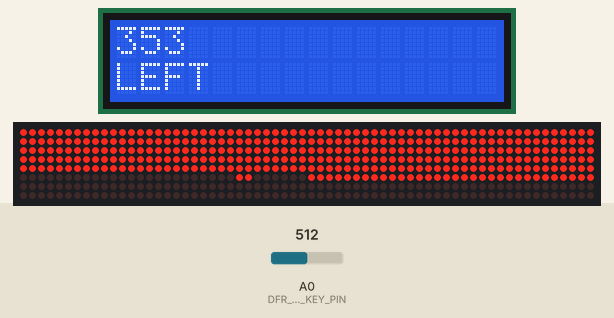
This sketch was run on a simulated Arduino Uno, built with avr-gcc and run on an emulated ATmega328P. On the bench: 16×2 character LCD, 64×8 LED matrix. The test bench sets the inputs (shaded band); at power-on: A0 (DFR_LCD_KEYPAD_KEY_PIN) = 512. Random numbers use the default seed unless the sketch sets one.

Above: at 2.3 s.
2.4 s: A0 (DFR_LCD_KEYPAD_KEY_PIN) set to 716
At 4.0 s:
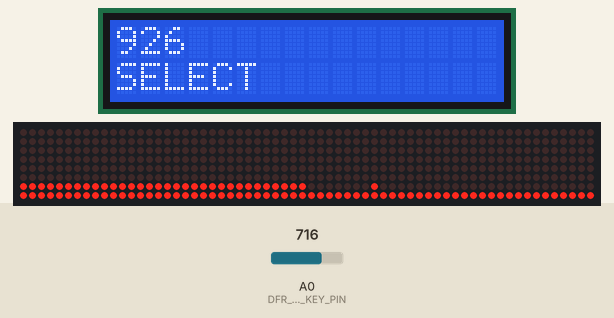
7.1 s: A0 (DFR_LCD_KEYPAD_KEY_PIN) set to 900
At 9.39 s:
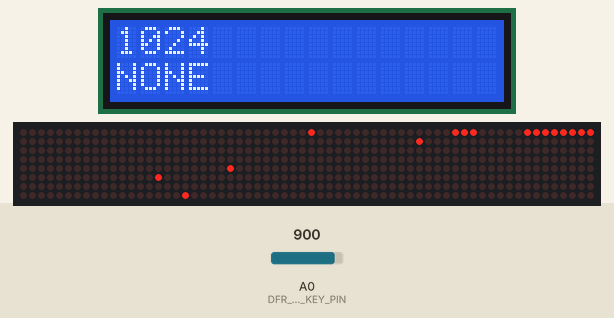
10.1 s: A0 (DFR_LCD_KEYPAD_KEY_PIN) set to 991
12.5 s: A0 (DFR_LCD_KEYPAD_KEY_PIN) set to 1009
At 13.7 s:
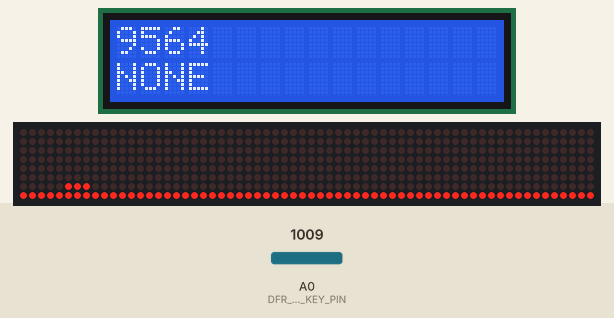
15.5 s: A0 (DFR_LCD_KEYPAD_KEY_PIN) set to 511
18.5 s: A0 (DFR_LCD_KEYPAD_KEY_PIN) set to 306
At 20.9 s:
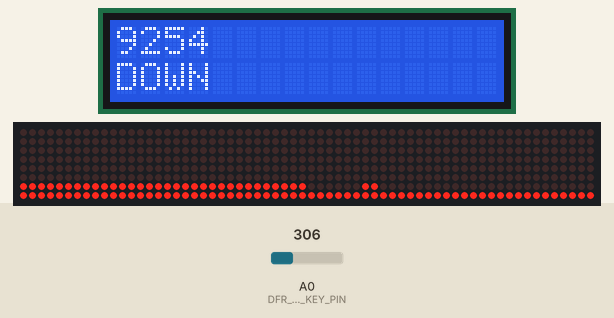
Timing chart, 0 to 22.4 s (numbered marks = the images above; inputs shaded):
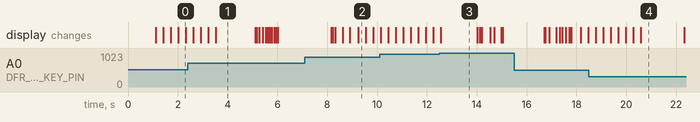

The sketch:

main.ino
```cpp
// Demo of a Keypad LCD Shield
// Common design sold by DFRobot, various vendors on eBay etc

#include <stdlib.h>
#include <LiquidCrystal.h>
#include <DFR_LCD_Keypad.h>
#include <LedControl.h>


LiquidCrystal lcd(8,9,4,5,6,7);
DFR_LCD_Keypad keypad(A0, &lcd);

#define N_LMODS 8
LedControl led(11, 12, 13, N_LMODS);

int last_key, key;

void setup()
{
    pinMode(13, OUTPUT);
    digitalWrite(13, HIGH);

    pinMode(10, INPUT);
    lcd.begin(16,2);
    lcd.clear();
    lcd.setCursor(0, 0);

    for (int i=0; i < N_LMODS; ++i)
    {
        /*The MAX72XX is in power-saving mode on startup*/
        led.shutdown(i, false);
        /* Set the brightness to a medium values */
        led.setIntensity(i, 1);
        /* and clear the display */
        led.clearDisplay(i);
    }
    delay(1000);
}


void loop()
{
    unsigned long n = 0;
    long rnd;
    int d, r, c;
    char b[16];
    char buf[4];
    char flag = 0;

    while (n<1024) {
        flag = flag ? 0 : 1;
        //delay(500);
        for (r=0; r<8; ++r) {
            for (d=0; d<N_LMODS; ++d) {
                // delay(50);
                for (c=0; c<8; ++c) {
                    // delay(50);
                    led.setLed(d, r, c, flag);
                    delay(1);

                    snprintf(b, 16, "%lu", ++n);
                    lcd.setCursor(0, 0);
                    lcd.print(b);

                    last_key = keypad.get_last_key();
                    key      = keypad.read_key();
                    // only clear and update the LCD if they key state has changed
                    if (key != last_key) {
                        // key has changed

                        lcd.setCursor(0, 1);
                        // print the key selection to the LCD
                        switch (key) {
                        case KEY_RIGHT:
                            lcd.print("RIGHT ");
                            break;
                        case KEY_UP:
                            lcd.print("UP    ");
                            break;
                        case KEY_DOWN:
                            lcd.print("DOWN  ");
                            break;
                        case KEY_LEFT:
                            lcd.print("LEFT  ");
                            break;
                        case KEY_SELECT:
                            lcd.print("SELECT");
                            break;
                        case KEY_NONE:
                        default:
                            lcd.print("NONE  ");
                            break;
                        }
                    }
                }
            }
        }
    }

    for (int i=0; i < N_LMODS; ++i)
        led.clearDisplay(i);

    n = 0;
    while (n<3000) {
        ++n;

        rnd = random();
        d = rnd & 0b000000000111;
        r = (rnd & 0b000001110000) >> 4;
        c = (rnd & 0b011100000000) >> 8;
        led.setLed(d, r, c, 1);
    }

    n = 0;
    while (n<3000) {
        ++n;

        rnd = random();
        d = rnd & 0b000000000111;
        r = (rnd & 0b000001110000) >> 4;
        c = (rnd & 0b011100000000) >> 8;
        led.setLed(d, r, c, 0);
    }
}

// EOF
```

DFR_LCD_Keypad.cpp
```cpp
/*
	Arduino LCD + Keypad Library
	by Andy Gock
	http://micro.gock.net
*/
#include "DFR_LCD_Keypad.h"

DFR_LCD_Keypad::DFR_LCD_Keypad()
{
	DFR_LCD_Keypad::DFR_LCD_Keypad(DFR_LCD_KEYPAD_KEY_PIN);
}

DFR_LCD_Keypad::DFR_LCD_Keypad(const uint8_t key_pin)
{
	// Make sure pin 10 is input, if it set to output and put high, it will cause the pin
	// to drive the backlight directly, which will exceed the maximum output load of the
	// MCU IO pins
	this->backlight_on();

	_key_pin = key_pin;
	_last_key = DFR_LCD_KEYPAD_KEY_NONE;
}

DFR_LCD_Keypad::DFR_LCD_Keypad(const uint8_t key_pin, LiquidCrystal *lcd)
{
	_lcd = lcd;
	DFR_LCD_Keypad::DFR_LCD_Keypad(A0);
}

void DFR_LCD_Keypad::backlight_off(void)
{
	pinMode(DFR_LCD_KEYPAD_BACKLIGHT_PIN, OUTPUT);
	digitalWrite(DFR_LCD_KEYPAD_BACKLIGHT_PIN, 0);
}

void DFR_LCD_Keypad::backlight_on(void)
{
	pinMode(DFR_LCD_KEYPAD_BACKLIGHT_PIN, INPUT);
}

uint8_t DFR_LCD_Keypad::read_key(void)
{
	uint16_t adcval = analogRead(_key_pin);

	if ((adcval >= DFR_LCD_KEYPAD_KEY_RIGHT_ADC_LOW) && (adcval <= DFR_LCD_KEYPAD_KEY_RIGHT_ADC_HIGH)) {
		_last_key = DFR_LCD_KEYPAD_KEY_RIGHT;
		return DFR_LCD_KEYPAD_KEY_RIGHT;
	}

	if ((adcval >= DFR_LCD_KEYPAD_KEY_UP_ADC_LOW) && (adcval <= DFR_LCD_KEYPAD_KEY_UP_ADC_HIGH)) {
		_last_key = DFR_LCD_KEYPAD_KEY_UP;
		return DFR_LCD_KEYPAD_KEY_UP;
	}

	if ((adcval >= DFR_LCD_KEYPAD_KEY_DOWN_ADC_LOW) && (adcval <= DFR_LCD_KEYPAD_KEY_DOWN_ADC_HIGH)) {
		_last_key = DFR_LCD_KEYPAD_KEY_DOWN;
		return DFR_LCD_KEYPAD_KEY_DOWN;
	}

	if ((adcval >= DFR_LCD_KEYPAD_KEY_LEFT_ADC_LOW) && (adcval <= DFR_LCD_KEYPAD_KEY_LEFT_ADC_HIGH)) {
		_last_key = DFR_LCD_KEYPAD_KEY_LEFT;
		return DFR_LCD_KEYPAD_KEY_LEFT;
	}

	if ((adcval >= DFR_LCD_KEYPAD_KEY_SELECT_ADC_LOW) && (adcval <= DFR_LCD_KEYPAD_KEY_SELECT_ADC_HIGH)) {
		_last_key = DFR_LCD_KEYPAD_KEY_SELECT;
		return DFR_LCD_KEYPAD_KEY_SELECT;
	}

	if ((adcval >= DFR_LCD_KEYPAD_KEY_NONE_ADC_LOW) && (adcval <= DFR_LCD_KEYPAD_KEY_NONE_ADC_HIGH)) {
		_last_key = DFR_LCD_KEYPAD_KEY_NONE;
		return DFR_LCD_KEYPAD_KEY_NONE;
	}

	// return key 'none' if nothing else matches
	return DFR_LCD_KEYPAD_KEY_NONE;
}

// Return the last key that was read
uint8_t DFR_LCD_Keypad::get_last_key(void)
{
	return _last_key;
}
```

DFR_LCD_Keypad.h
```cpp
/*
	Arduino LCD + Keypad Library
	by Andy Gock
	http://micro.gock.net

	For use with common LCD / Keypad shields such as:

	DFRobot DFR0009
	http://www.dfrobot.com/wiki/index.php?title=Arduino_LCD_KeyPad_Shield_%28SKU:_DFR0009%29

 */
#ifndef DFR_LCD_KEYPAD_H
#define DFR_LCD_KEYPAD_H

#if defined(ARDUINO) && (ARDUINO >= 100)
	#include "Arduino.h"
#else
	#include "WProgram.h"
#endif

#include <LiquidCrystal.h>

#if !defined(DFR_LCD_KEYPAD_BACKLIGHT_PIN)
	#define DFR_LCD_KEYPAD_BACKLIGHT_PIN 10
#endif

#if !defined(DFR_LCD_KEYPAD_KEY_PIN)
	#define DFR_LCD_KEYPAD_KEY_PIN       A0
#endif

#define DFR_LCD_KEYPAD_KEY_RIGHT  0
#define DFR_LCD_KEYPAD_KEY_UP     1
#define DFR_LCD_KEYPAD_KEY_DOWN   2
#define DFR_LCD_KEYPAD_KEY_LEFT   3
#define DFR_LCD_KEYPAD_KEY_SELECT 4
#define DFR_LCD_KEYPAD_KEY_NONE   5

#define DFR_LCD_KEYPAD_KEY_RIGHT_ADC_LOW   0
#define DFR_LCD_KEYPAD_KEY_RIGHT_ADC_HIGH  20
#define DFR_LCD_KEYPAD_KEY_UP_ADC_LOW      120
#define DFR_LCD_KEYPAD_KEY_UP_ADC_HIGH     140
#define DFR_LCD_KEYPAD_KEY_DOWN_ADC_LOW    290
#define DFR_LCD_KEYPAD_KEY_DOWN_ADC_HIGH   339
#define DFR_LCD_KEYPAD_KEY_LEFT_ADC_LOW    450
#define DFR_LCD_KEYPAD_KEY_LEFT_ADC_HIGH   520
#define DFR_LCD_KEYPAD_KEY_SELECT_ADC_LOW  700
#define DFR_LCD_KEYPAD_KEY_SELECT_ADC_HIGH 780
#define DFR_LCD_KEYPAD_KEY_NONE_ADC_LOW    1000
#define DFR_LCD_KEYPAD_KEY_NONE_ADC_HIGH   1023

#define KEY_RIGHT  DFR_LCD_KEYPAD_KEY_RIGHT
#define KEY_UP     DFR_LCD_KEYPAD_KEY_UP
#define KEY_DOWN   DFR_LCD_KEYPAD_KEY_DOWN
#define KEY_LEFT   DFR_LCD_KEYPAD_KEY_LEFT
#define KEY_SELECT DFR_LCD_KEYPAD_KEY_SELECT
#define KEY_NONE   DFR_LCD_KEYPAD_KEY_NONE

class DFR_LCD_Keypad
{
	private:
		uint8_t _key_pin;
		uint16_t _last_key;
		LiquidCrystal *_lcd;

	public:
		DFR_LCD_Keypad();
		DFR_LCD_Keypad(const uint8_t key_pin);
		DFR_LCD_Keypad(const uint8_t key_pin, LiquidCrystal *lcd);
		void backlight_off(void);
		void backlight_on(void);
		uint8_t read_key(void);
		uint8_t get_last_key(void);
};

#endif
```

Measured:
- the behaviour switches between 999 and 1000 on A0 (DFR_LCD_KEYPAD_KEY_PIN) (found by bisection; images 2 and 3)
- what the display in image 1 shows lasts 1.6 s, from 3.5 s to 5.1 s
- what the display in image 3 shows lasts 1.4 s, from 12.6 s to 14.0 s
